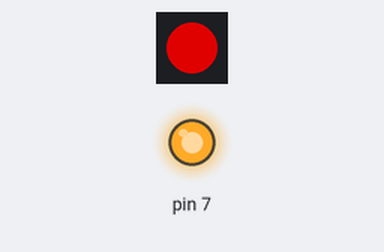
Simulated run of this sketch. Board: Arduino Nano, built with avr-gcc and run on an emulated ATmega328P. Parts: 1 RGB LEDs in strip order, left to right, output pins drawn as LEDs (lit = HIGH). Dim RGB values are drawn brighter than linear.

Above: at 0.03 s.
At 2.5 s:
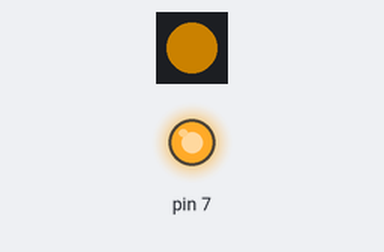
At 4.97 s:
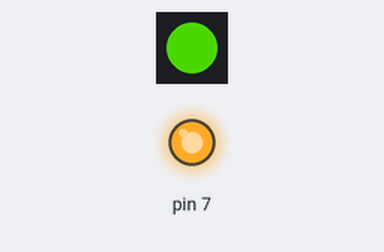
At 9.97 s:
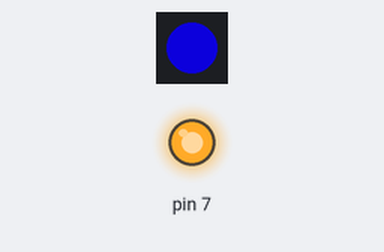
Timing chart, 0 to 10.3 s (numbered marks = the images above):
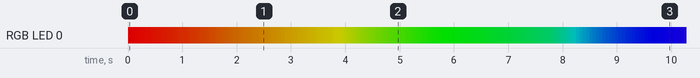

The sketch:

led_rainbow.ino
```cpp
// Controls a single WS2812B LED with a cycling hue and sets the relay control pin at startup.
//
// Full tutorial: https://shillehtek.com/blogs/news/arduino-nano-ultrasonic-mist-maker-diffuser-control
// Parts used: https://shillehtek.com/products/arduino-nano-v3-presoldered-ch340g-atmega328p
//             https://shillehtek.com/products/esp32-wroom-dev-board-cp2102-usb-c-presoldered
//             https://shillehtek.com/products/non-waterproof-ws2812b-smd-led-strip-60-led-meter-flexible-5m-roll-5v-ip30
// More examples: https://github.com/shillehbean/shillehtek-examples
//

#include <FastLED.h>
#define PIXEL 6
CRGB led[1];

void setup() {
  pinMode(7, OUTPUT);
  FastLED.addLeds<WS2812B, PIXEL, GRB>(led, 1);
  digitalWrite(7, HIGH);   // mist ON
}
void loop() {
  static uint8_t hue = 0;
  led[0] = CHSV(hue++, 255, 200);
  FastLED.show();
  delay(60);
}
```

Measured:
- by itself, everything shown: repeats every 15.4 s, in 256 steps
